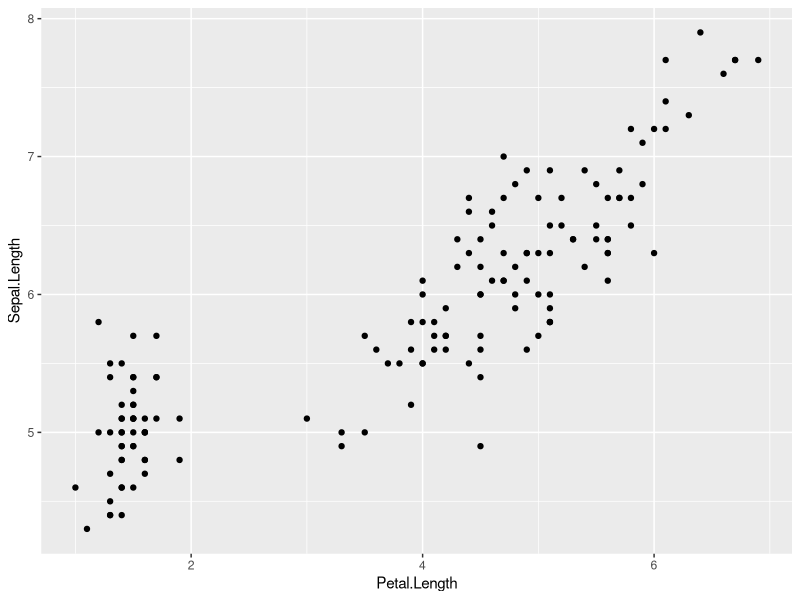
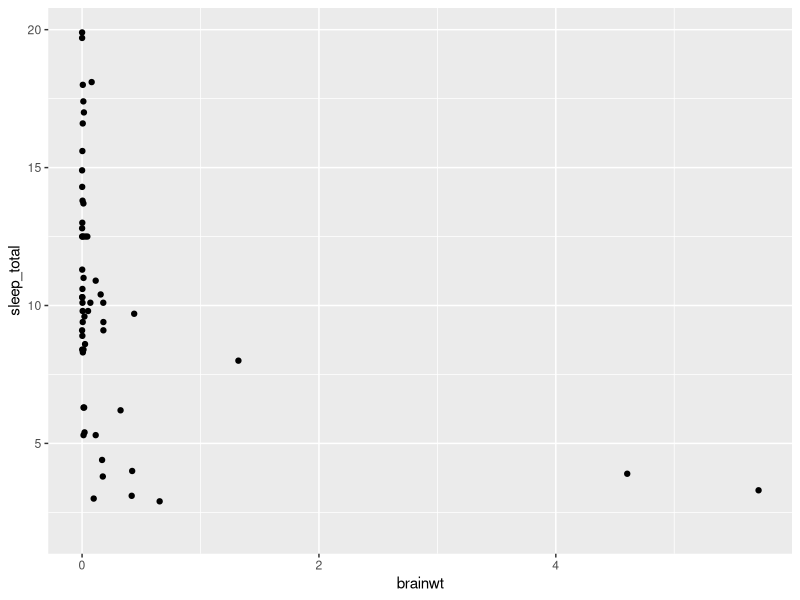
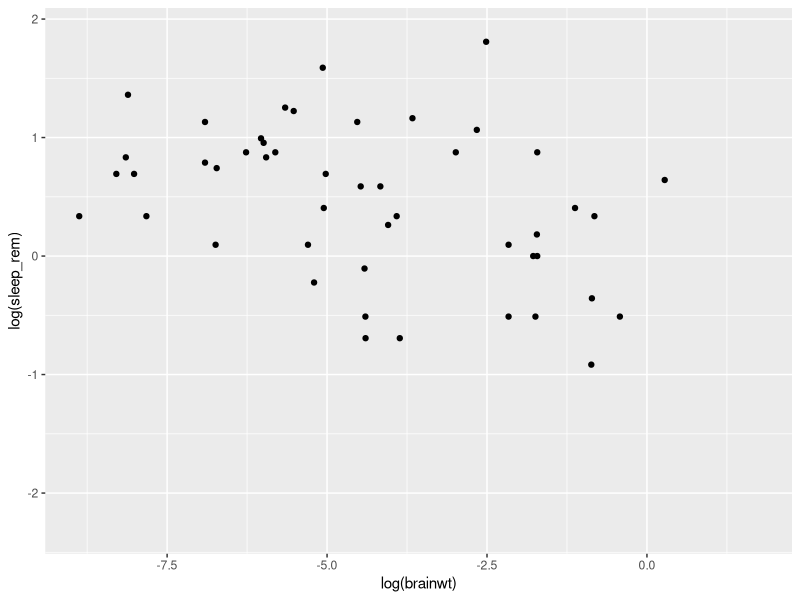
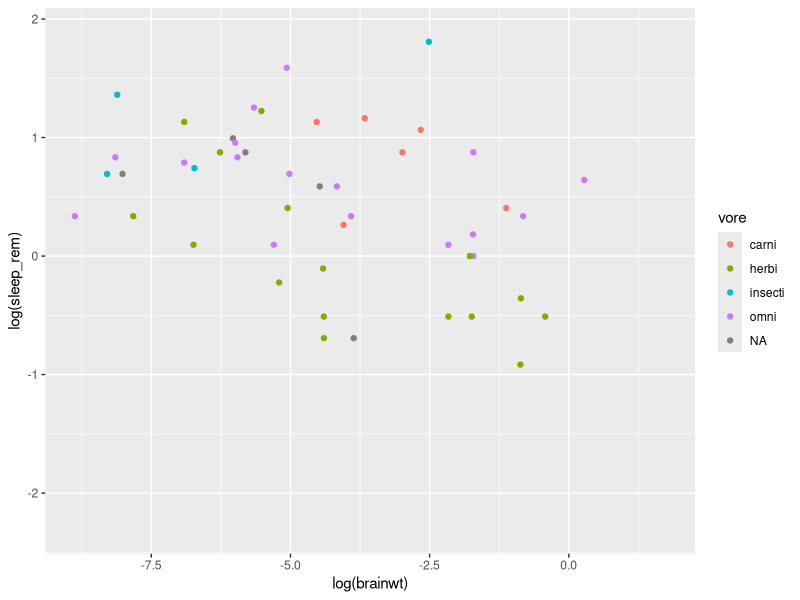
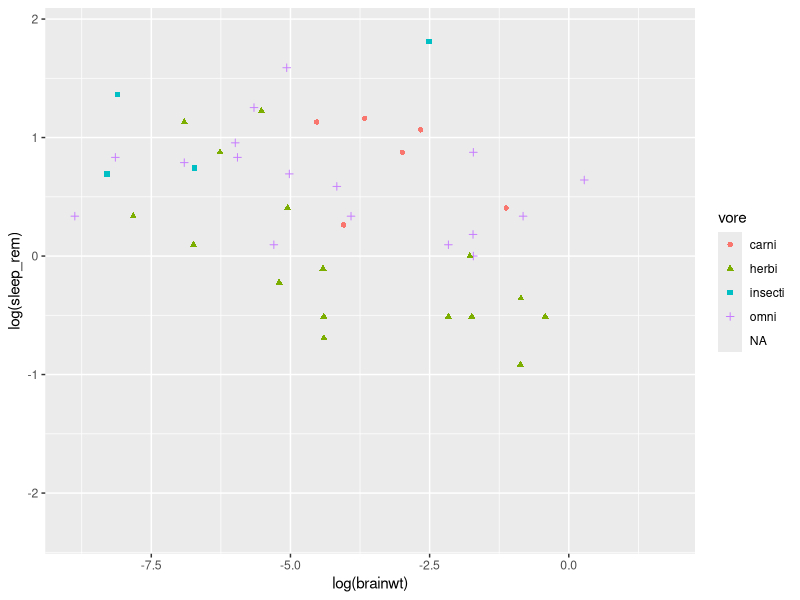
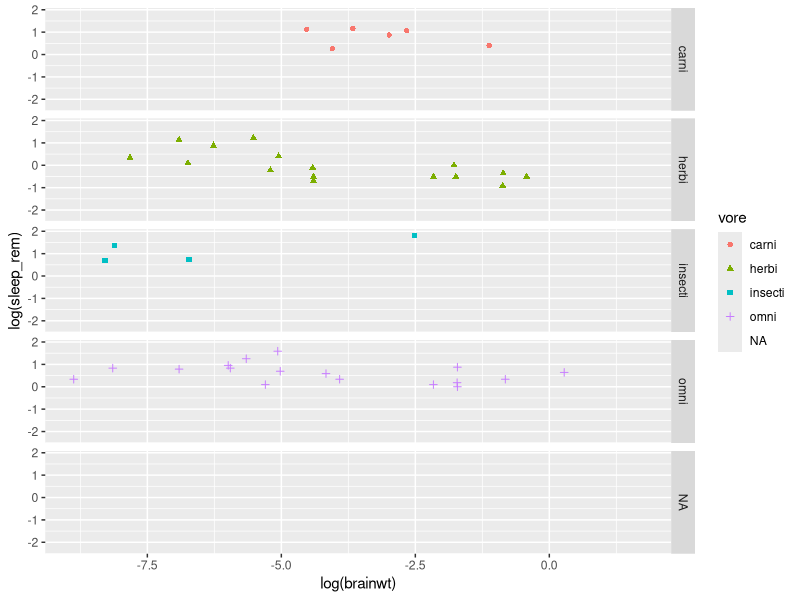
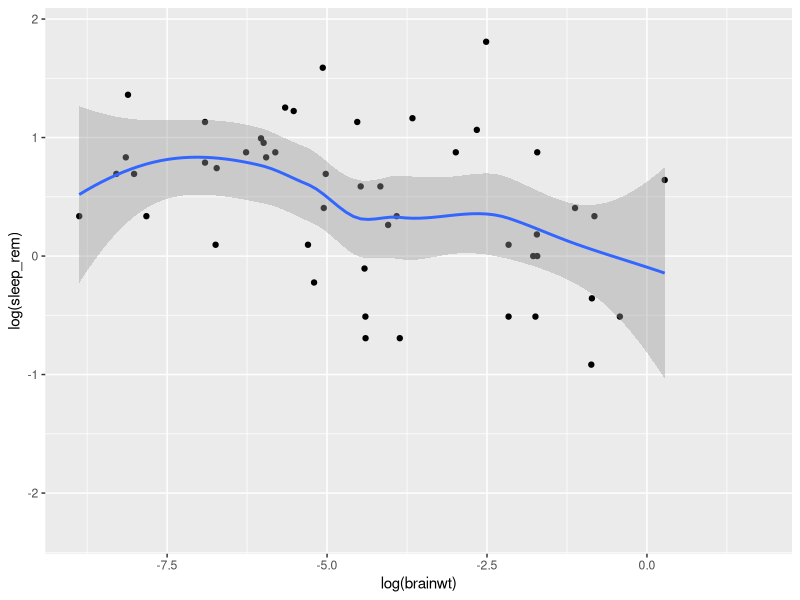

Reproduce these figures in R, in order.
## ---- chunk 1
knitr::opts_chunk$set(tidy = F, 
                      warning = F,
                      error = F,
                      message = F,
                      fig.margin = TRUE,
                      results="hide",
                      fig.width = 3,
                      fig.height = 2)
## ---- chunk 2
library(ggplot2)
library(cowplot)
## ---- chunk 3
names(iris)
## ---- chunk 4
qplot(y = Sepal.Length,
      x = Petal.Length, 
      data = iris)
## ---- chunk 5
data(msleep)
## ---- chunk 6
dim(msleep) #How much data is there?

head(msleep) #What does the data look like

summary(msleep) #Summary of the data
## ---- chunk 7
msleep$vore <- factor(msleep$vore)
## ---- chunk 8
summary(msleep)
## ---- chunk 9
msleep$order <- factor(msleep$order)

summary(msleep)
## ---- chunk 10
msleep$conservation <- factor(msleep$conservation)

summary(msleep)
## ---- chunk 11
qplot(y = sleep_total,
      x = brainwt, 
      data = msleep)
## ---- chunk 12
qplot(y = log(sleep_rem),
      x = log(brainwt), 
      data = msleep)
## ---- chunk 13
qplot(y = log(sleep_rem),
      x = log(brainwt), 
      data = msleep,
      color = vore)
## ---- chunk 14
qplot(y = log(sleep_rem),
      x = log(brainwt), 
      data = msleep,
      color = vore,
      shape = vore)
## ---- chunk 15
qplot(y = log(sleep_rem),
      x = log(brainwt), 
      data = msleep,
      color = vore,
      shape = vore,
      facets = vore ~ .)
## ---- chunk 16
qplot(y = log(sleep_rem),
      x = log(brainwt), 
      data = msleep) +
  geom_smooth()
